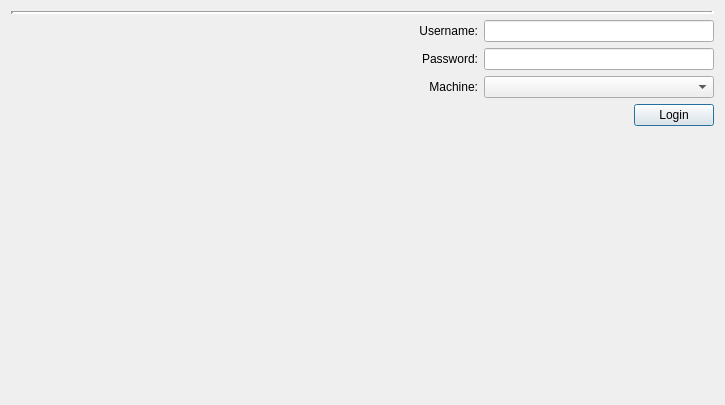
<?xml version="1.0" encoding="UTF-8"?>
<ui version="4.0">
 <class>LoginWidget</class>
 <widget class="QWidget" name="LoginWidget">
  <property name="geometry">
   <rect>
    <x>0</x>
    <y>0</y>
    <width>725</width>
    <height>405</height>
   </rect>
  </property>
  <property name="sizePolicy">
   <sizepolicy hsizetype="Minimum" vsizetype="Minimum">
    <horstretch>0</horstretch>
    <verstretch>0</verstretch>
   </sizepolicy>
  </property>
  <property name="windowTitle">
   <string>Form</string>
  </property>
  <layout class="QGridLayout" name="gridLayout_3">
   <property name="sizeConstraint">
    <enum>QLayout::SetNoConstraint</enum>
   </property>
   <item row="2" column="0">
    <spacer name="verticalSpacer_2">
     <property name="orientation">
      <enum>Qt::Vertical</enum>
     </property>
     <property name="sizeHint" stdset="0">
      <size>
       <width>20</width>
       <height>40</height>
      </size>
     </property>
    </spacer>
   </item>
   <item row="3" column="0">
    <spacer name="verticalSpacer">
     <property name="orientation">
      <enum>Qt::Vertical</enum>
     </property>
     <property name="sizeHint" stdset="0">
      <size>
       <width>20</width>
       <height>40</height>
      </size>
     </property>
    </spacer>
   </item>
   <item row="1" column="0">
    <layout class="QGridLayout" name="gridLayout">
     <item row="1" column="1">
      <widget class="QLabel" name="label">
       <property name="sizePolicy">
        <sizepolicy hsizetype="Minimum" vsizetype="Minimum">
         <horstretch>0</horstretch>
         <verstretch>0</verstretch>
        </sizepolicy>
       </property>
       <property name="text">
        <string>Password:</string>
       </property>
       <property name="alignment">
        <set>Qt::AlignRight|Qt::AlignTrailing|Qt::AlignVCenter</set>
       </property>
      </widget>
     </item>
     <item row="0" column="1">
      <widget class="QLabel" name="label_2">
       <property name="sizePolicy">
        <sizepolicy hsizetype="Minimum" vsizetype="Minimum">
         <horstretch>0</horstretch>
         <verstretch>0</verstretch>
        </sizepolicy>
       </property>
       <property name="text">
        <string>Username:</string>
       </property>
       <property name="alignment">
        <set>Qt::AlignRight|Qt::AlignTrailing|Qt::AlignVCenter</set>
       </property>
      </widget>
     </item>
     <item row="0" column="2">
      <widget class="QLineEdit" name="userLineEdit">
       <property name="sizePolicy">
        <sizepolicy hsizetype="Minimum" vsizetype="Minimum">
         <horstretch>0</horstretch>
         <verstretch>0</verstretch>
        </sizepolicy>
       </property>
      </widget>
     </item>
     <item row="2" column="1">
      <widget class="QLabel" name="machneLabel">
       <property name="sizePolicy">
        <sizepolicy hsizetype="Minimum" vsizetype="Minimum">
         <horstretch>0</horstretch>
         <verstretch>0</verstretch>
        </sizepolicy>
       </property>
       <property name="text">
        <string>Machine:</string>
       </property>
       <property name="alignment">
        <set>Qt::AlignRight|Qt::AlignTrailing|Qt::AlignVCenter</set>
       </property>
      </widget>
     </item>
     <item row="2" column="2">
      <widget class="QComboBox" name="machineComboBox">
       <property name="sizePolicy">
        <sizepolicy hsizetype="Minimum" vsizetype="Minimum">
         <horstretch>0</horstretch>
         <verstretch>0</verstretch>
        </sizepolicy>
       </property>
      </widget>
     </item>
     <item row="1" column="2">
     <widget class="QLineEdit" name="passLineEdit">
      <property name="sizePolicy">
       <sizepolicy hsizetype="Minimum" vsizetype="Minimum">
        <horstretch>0</horstretch>
        <verstretch>0</verstretch>
       </sizepolicy>
      </property>
      <property name="echoMode">
       <enum>QLineEdit::Password</enum>
      </property>
     </widget>
    </item>
     <item row="3" column="1" colspan="2">
      <layout class="QGridLayout" name="gridLayout_2">
       <property name="sizeConstraint">
        <enum>QLayout::SetMinimumSize</enum>
       </property>
       <item row="0" column="0">
        <widget class="QLabel" name="loginMessageLabel">
         <property name="styleSheet">
          <string notr="true">color: rgb(192, 28, 40);
font: 700 11pt &quot;Ubuntu&quot;;</string>
         </property>
         <property name="text">
          <string/>
         </property>
        </widget>
       </item>
       <item row="0" column="1">
        <spacer name="horizontalSpacer">
         <property name="orientation">
          <enum>Qt::Horizontal</enum>
         </property>
         <property name="sizeHint" stdset="0">
          <size>
           <width>40</width>
           <height>20</height>
          </size>
         </property>
        </spacer>
       </item>
       <item row="0" column="2">
      <widget class="QPushButton" name="loginPushButton">
       <property name="sizePolicy">
        <sizepolicy hsizetype="Minimum" vsizetype="Minimum">
         <horstretch>0</horstretch>
         <verstretch>0</verstretch>
        </sizepolicy>
       </property>
       <property name="default">
        <bool>true</bool>
       </property>
       <property name="text">
        <string>Login</string>
       </property>
      </widget>
       </item>
      </layout>
     </item>
     <item row="0" column="0" rowspan="4">
      <widget class="QLabel" name="label_3">
       <property name="maximumSize">
        <size>
         <width>285</width>
         <height>174</height>
        </size>
       </property>
       <property name="text">
        <string/>
       </property>
       <property name="pixmap">
        <pixmap resource="resources.qrc">:/resources/icons/tad_small.png</pixmap>
       </property>
       <property name="scaledContents">
        <bool>true</bool>
       </property>
      </widget>
     </item>
    </layout>
   </item>
   <item row="0" column="0">
    <widget class="Line" name="line">
     <property name="lineWidth">
      <number>3</number>
     </property>
     <property name="orientation">
      <enum>Qt::Horizontal</enum>
     </property>
    </widget>
   </item>
 </layout>
</widget>
 <tabstops>
  <tabstop>userLineEdit</tabstop>
  <tabstop>passLineEdit</tabstop>
  <tabstop>machineComboBox</tabstop>
  <tabstop>loginPushButton</tabstop>
 </tabstops>
 <resources>
  <include location="resources.qrc"/>
 </resources>
 <connections/>
</ui>
